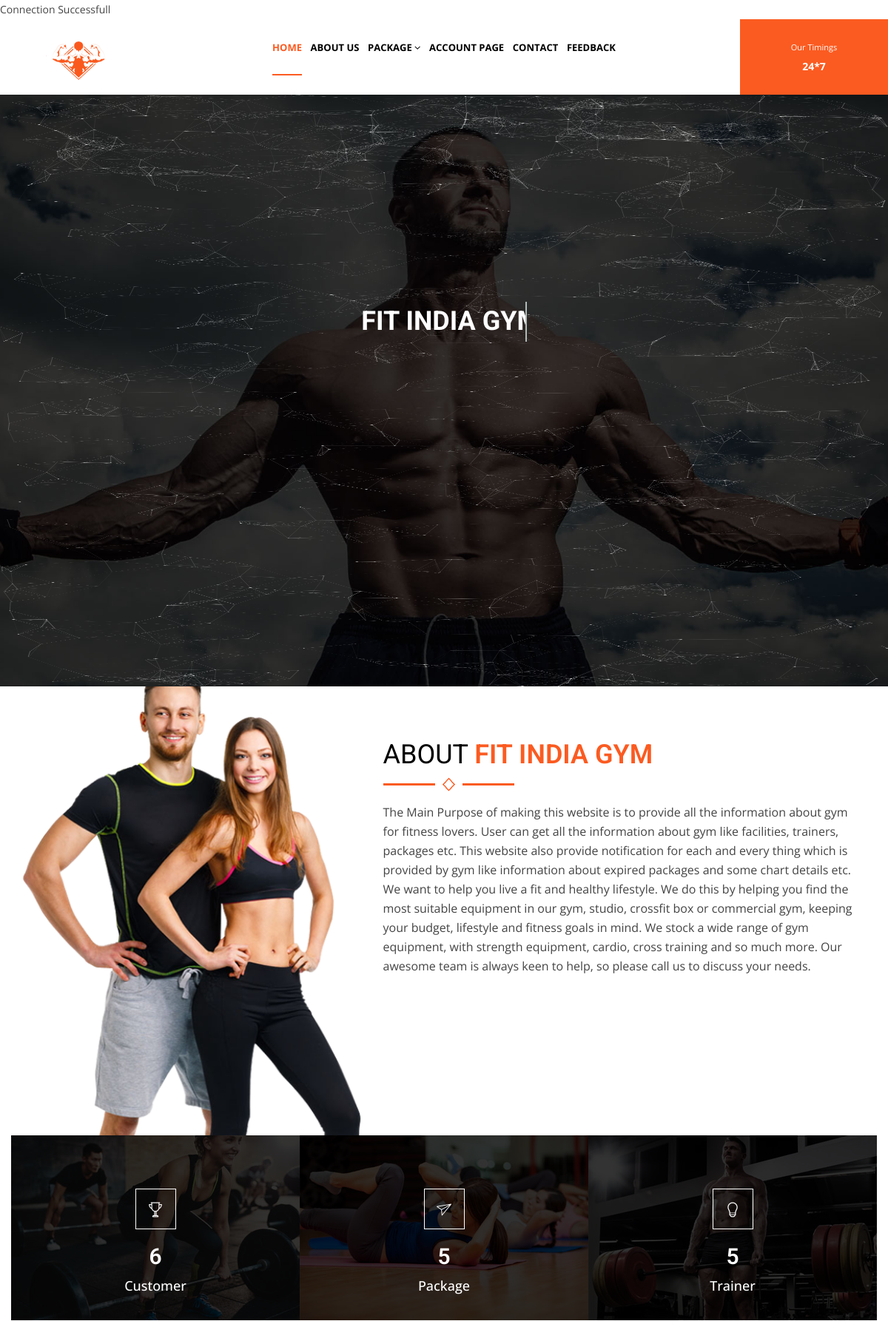
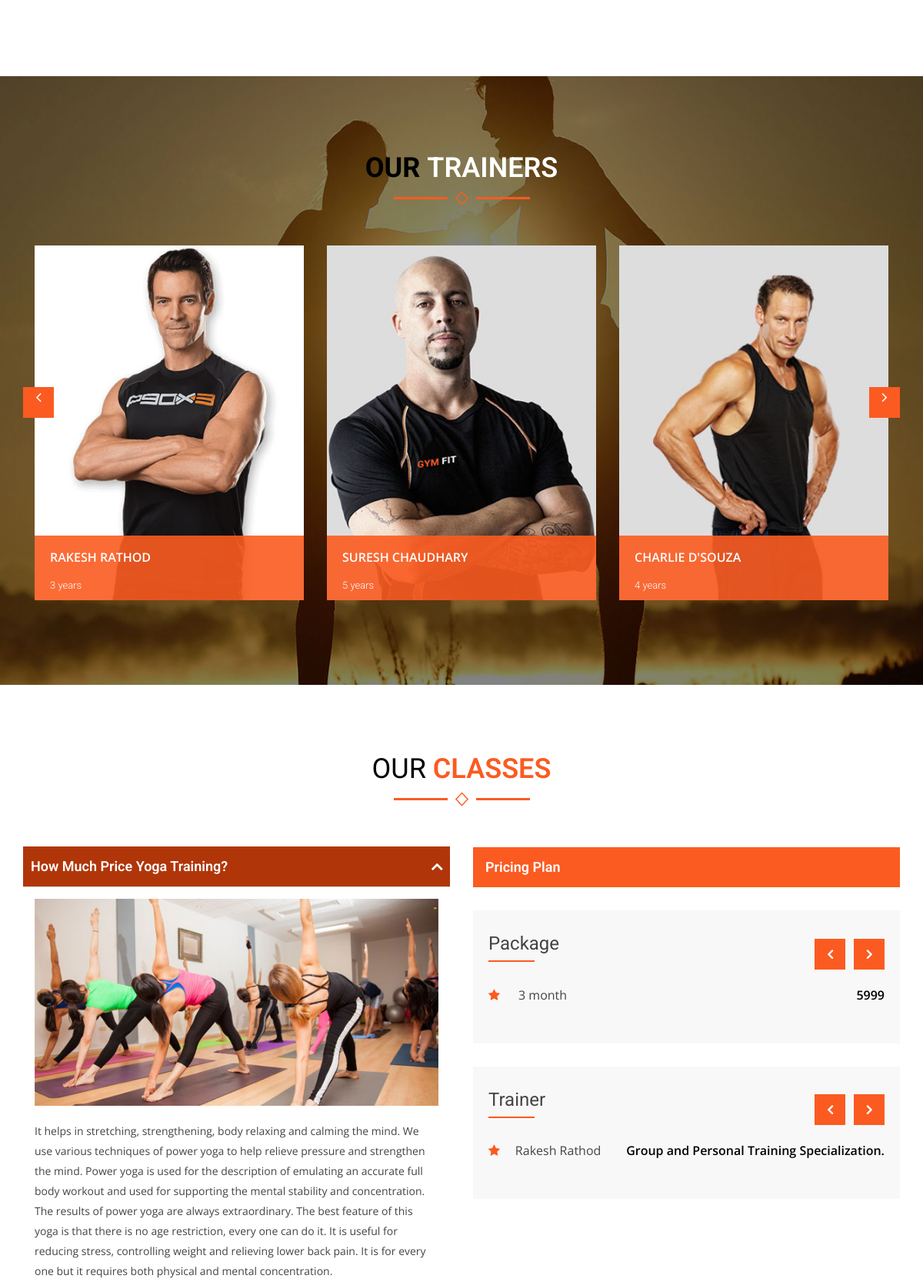
The page / (upper part) on the database its author committed (2 pictures, top to bottom).
### tables this page shows
CREATE TABLE `trainer` (
  `T_id` int(11) NOT NULL,
  `T_name` varchar(30) NOT NULL,
  `T_profilepic` varchar(200) NOT NULL,
  `T_email` varchar(30) NOT NULL,
  `T_contact` varchar(13) NOT NULL,
  `T_gender` tinyint(1) NOT NULL,
  `T_specialization` varchar(100) NOT NULL,
  `T_experience` varchar(250) NOT NULL,
  `T_description` varchar(250) NOT NULL
);

CREATE TABLE `package` (
  `P_id` int(11) NOT NULL,
  `P_name` varchar(15) NOT NULL,
  `P_description` varchar(350) NOT NULL,
  `Fac_id` int(11) NOT NULL,
  `P_price` int(5) NOT NULL
);

### index.php (the view, shortened to what this page needs)
<?php
include('config/connection.php');
?>
<?php
include("header.php");
?>
<!doctype html>
    <html class="no-js" lang="">
<head>
        <link rel="stylesheet" href="css/bootstrap.min.css">
        <link rel="stylesheet" href="inc/custom-slider/css/nivo-slider.css" type="text/css" />
        <link rel="stylesheet" href="inc/custom-slider/css/preview.css" type="text/css" media="screen" />
        <link rel="stylesheet" href="css/animate.css">
        <link rel="stylesheet" href="css/flaticon.css">
        <link rel="stylesheet" href="css/jquery-ui.min.css">
        <link rel="stylesheet" href="css/meanmenu.min.css">
        <link rel="stylesheet" href="css/owl.carousel.css">
        <link rel="stylesheet" href="css/headlines-animated.css">
        <link rel="stylesheet" href="css/font-awesome.min.css">
        <link rel="stylesheet" href="css/jquery.bxslider.css">
        <link rel="stylesheet" href="css/jquery.fancybox.min.css">
        <link rel="stylesheet" href="style.css">
        <link rel="stylesheet" href="css/responsive.css">
    </head>
    <body>
        <section class="slider-area">
            <div id="particles-js">
                <div class="slider-content-area slider-3 cd-intro">
                    <h1 class="cd-headline clip is-full-width">
                        <span class="cd-words-wrapper">
                            <b>FIT INDIA GYM</b>
                        </span>
                    </h1>
                </div>
            </div>
        </section>
        <div class="home-about-area">
            <div class="container">
                <div class="row">
                     <div class="col-lg-5 col-md-5 col-sm-5 col-xs-12 hidden-xs">
                         <div class="about-images">
                             <a href="about.html"><img src="images/about/1.png" alt=""></a>
                         </div>
                     </div>
                     <div class="col-lg-7 col-md-7 col-sm-7 col-xs-12">
                         <div class="about-content">
                             <div class="section-title">
                                 <h2>About <span>FIT INDIA GYM</span></h2>
                                 <img src="images/line.png" alt="">
                             </div>
                             <p>The Main Purpose of making this website is to provide all the information about gym for fitness lovers.
User can get all the information about gym like facilities, trainers, packages etc.
This website also provide notification for each and every thing which is provided by gym like information about expired packages and some chart details etc.
We want to help you live a fit and healthy lifestyle.
We do this by helping you find the most suitable equipment in our gym, studio, crossfit box or commercial gym, keeping your budget, lifestyle and fitness goals in mind.
We stock a wide range of gym equipment, with strength equipment, cardio, cross training and so much more.
Our awesome team is always keen to help, so please call us to discuss your needs.
</p>
                         </div>
                     </div>
                </div>
                <div class="row">
                    <div class="ab-count">
						<?php
							$sql2= "SELECT count(C_id) as cust from customer";
							$result2 =  mysqli_query($conn,$sql2);
							$row2 = mysqli_fetch_array($result2);
						?>
                        <div class="col-lg-4 col-md-4 col-sm-4 col-xs-12 text-center acurate">
                         <div class="about-counter-list part-one">
                            <div class="overley">
                                <div class="informations">
                                    <span> <i class="flaticon-trophy"></i></span>
                                    <h1 class="about-counter"><?php echo $row2['cust']?></h1>
                                    <p>Customer</p>
                                </div>
                            </div>
                         </div>
                        </div>
                        <div class="col-lg-4 col-md-4 col-sm-4 col-xs-12 text-center acurate">
                         <div class="about-counter-list part-two">
                         <?php
							$sql3= "SELECT count(P_id) as pac from package";
							$result3 =  mysqli_query($conn,$sql3);
							$row3 = mysqli_fetch_array($result3);
						?>
						<div class="overley">
                                    <div class="informations">
                                        <span><i class="flaticon-paper-plane"></i></span>
                                        <h1 class="about-counter"><?php echo $row3['pac']?></h1>
                                        <p>Package</p>
                                    </div>
                             </div>
                         </div>
                        </div>
                        <div class="col-lg-4 col-md-4 col-sm-4 col-xs-12 text-center acurate">
                         <div class="about-counter-list part-three">
                        <?php
							$sql4= "SELECT count(T_id) as tra from trainer";
							$result4 =  mysqli_query($conn,$sql4);
							$row4 = mysqli_fetch_array($result4);
						?>
						 <div class="overley">
                                    <div class="informations">
                                        <span><i class="flaticon-light-bulb-outline"></i></span>
                                         <h1 class="about-counter"><?php echo $row4['tra']?></h1>
                                         <p>Trainer</p>
                                    </div>
                                </div>
                         </div>
                        </div>
                    </div>
                </div>
            </div>
        </div>
        <div class="home-trainer-area">
             <div class="container">
                 <div class="row">
                     <div class="col-lg-12 col-md-12 col-sm-12 col-xs-12 text-center">
                         <div class="section-title">
                             <h2>Our <span>Trainers</span></h2>
                             <img src="images/line.png" alt="">
                         </div>
                     </div>
                 </div>
				 <br/>
				 <br/>
                 <div class="row">
                     <div class="col-lg-12 col-md-12 col-sm-12 col-xs-12">
                         <div class="team-area">
					<?php
						$sql1="select * from trainer";
						$result1=mysqli_query($conn,$sql1);
						while($row1 = mysqli_fetch_array($result1))
						{
					?>
							<div class="single-team">
                                <div class="images">
                                    <a href="#"><img src="images/trainers/<?php echo $row1['T_profilepic']?>" alt=""></a>
                                    <div class="overley">
                                        <h3><a href="#"><?php echo $row1['T_name']?></a></h3>
                                        <div class="others">
                                            <h4><?php echo $row1['T_experience']?></h4>
                                            <p><?php echo $row1['T_description']?></p>
                                        </div>
                                    </div>
                                </div>
                            </div>
                      						<?php }?>
                         </div>
                     </div>
                 </div>
             </div>
        </div>
        <div class="home-page-classes-area">
            <div class="container">
                <div class="row">
                     <div class="col-lg-12 col-md-12 col-sm-12 col-xs-12 text-center">
                         <div class="section-title">
                             <h2>Our <span>Classes</span></h2>
							 <img src="images/line.png" alt="">
                         </div>
                     </div>
                </div>
				<br/>
				 <br/>
                <div class="classes-content-area">
                    <div class="row">
                        <div class="col-lg-6 col-md-6 col-sm-6 col-xs-12">
                            <div class="faq-area">
                                <div class="panel-group" id="accordion" role="tablist" aria-multiselectable="true">
                                  <div class="panel panel-default">
                                    <div class="panel-heading" role="tab" id="headingOne">
                                      <h4 class="panel-title">
                                        <a role="button" data-toggle="collapse" data-parent="#accordion" href="#collapseOne" aria-expanded="true" aria-controls="collapseOne">
                                         How Much Price Yoga Training?
                                        </a>
                                      </h4>
                                    </div>
                                    <div id="collapseOne" class="panel-collapse collapse in" role="tabpanel" aria-labelledby="headingOne">
                                      <div class="panel-body">
                                        <img src="images/classes/1.jpg" alt="">
                                        <p>It helps in stretching, strengthening, body relaxing and calming the mind. We use various techniques of power yoga to help relieve pressure and strengthen the mind. Power yoga is used for the description of emulating an accurate full body workout and used for supporting the mental stability and concentration. The results of power yoga are always extraordinary. The best feature of this yoga is that there is no age restriction, every one can do it. It is useful for reducing stress, controlling weight and relieving lower back pain. It is for every one but it requires both physical and mental concentration.
										</p>
                                      </div>
                                    </div>
                                  </div>
                                </div>
                            </div>
                        </div>
                        <div class="col-lg-6 col-md-6 col-sm-6 col-xs-12">
                            <div class="classes-features">
                                <h2>Pricing Plan</h2>
                                <div class="single-features">
                                    <div class="single-plan">
                                        <h3>Package</h3>
                                        <div class="list-slide">
						<?php
						$sql5="select * from package";
						$result5=mysqli_query($conn,$sql5);
						while($row5 = mysqli_fetch_array($result5))
						{
						?>
											<ul>
                                                <li><i class="fa fa-star" aria-hidden="true"></i> <?php echo $row5['P_name']?><span> <?php echo $row5['P_price']?> </span></li>
                                            </ul>
                                           <?php }?>
                                        </div>
                                    </div>
                                    <div class="single-plan">
                                        <h3>Trainer</h3>
                                        <div class="list-slide">
									<?php
						$sql6="select * from trainer";
						$result6=mysqli_query($conn,$sql6);
						while($row6 = mysqli_fetch_array($result6))
						{
						?>
											<ul>
                                                <li><i class="fa fa-star" aria-hidden="true"></i><?php echo $row6['T_name']?><span><?php echo $row6['T_specialization']?> </span></li>
                                            </ul>
                                           <?php }?>
                                            </div>
                                    </div>
                                </div>
                            </div>
                        </div>
                    </div>
                </div>
            </div>
        </div>
    </body>
</html>

### inc/custom-slider/css/nivo-slider.css (style rules this page uses)
.slider-3 h1 { -webkit-animation: fadeInLeft 500ms ease-in-out; -moz-animation: fadeInLeft 500ms ease-in-out; -ms-animation: fadeInLeft 500ms ease-in-out; animation: fadeInLeft 500ms ease-in-out; }

### css/responsive.css (style rules this page uses)
@media (max-width: 1600px) { .home-blog-area, .home-shop-area, .testimonial-area, .home-trainer-area, .home-blog-area.home-two-blog, .home-two-shop-area, .home-two-classes-area, .trainer-area, .about-page-trainer { overflow: hidden; } }
@media (max-width: 1200px) { .home-blog-area, .home-shop-area, .testimonial-area, .home-trainer-area, .home-blog-area.home-two-blog, .home-two-shop-area, .home-two-classes-area, .trainer-area, .about-page-trainer { overflow: hidden; } }

### rows shown on the page
trainer: T_profilepic (picture), T_name "RAKESH RATHOD", T_experience "3 years", T_name "Rakesh Rathod", T_specialization "Group and Personal Training Specialization."
trainer: T_profilepic (picture), T_name "SURESH CHAUDHARY", T_experience "5 years"
trainer: T_profilepic (picture), T_name "CHARLIE D'SOUZA", T_experience "4 years"
package: P_name "3 month", P_price "5999"

### other values the page prints
$row2['cust'] "6"
$row3['pac'] "5"
$row4['tra'] "5"
